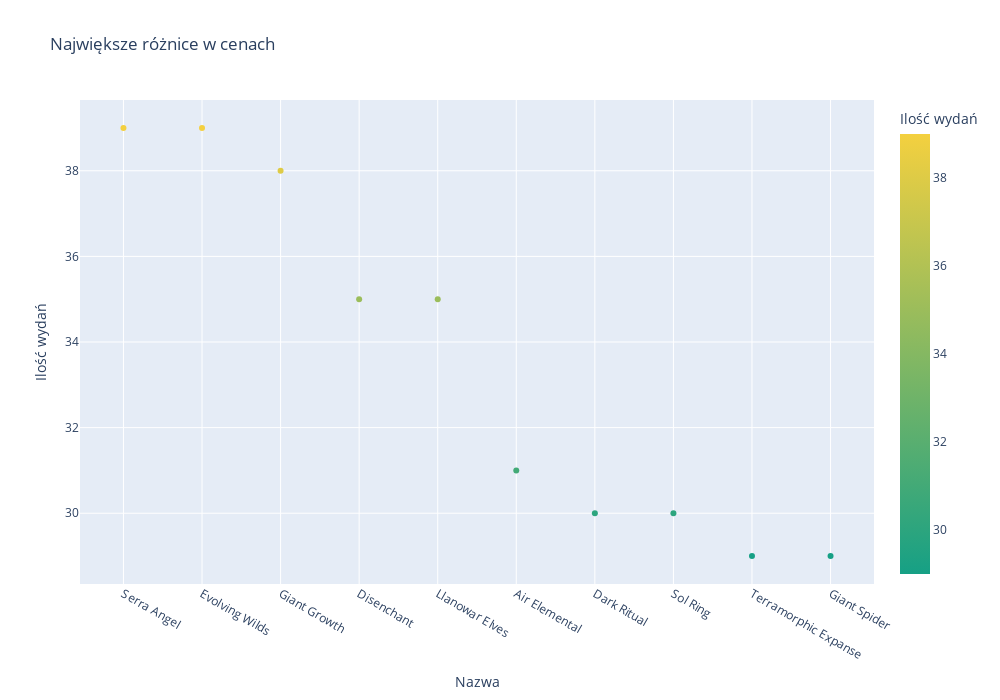

Write notebook code for a chart like this one.
### Markdown cell above
### Karty posiadające największą ilość wydań

### Code cell
df_cardExs = df.copy()
df_cardExs = df_cardExs[df_cardExs['rarity']!='Land']
df_cardExs = df_cardExs[df_cardExs['rarity']!='Special']
df_cardExs = df_cardExs[df_cardExs['rarity']!='Token']
#df_cardExs[df_cardExs['name']=='Forest (V.2)']
df_cardExs = df_cardExs.groupby('name')['expansion'].size()
df_cardExs = df_cardExs.sort_values(ascending=False)
df_cardExs = df_cardExs.head(10)
df_cardExs = df_cardExs.to_frame()
fig = px.scatter(df_cardExs, y='expansion', width=1000, height=700, title="Największe różnice w cenach", color="expansion", color_continuous_scale=colorGradient, labels={
                     "expansion": "Ilość wydań",
                     "name": "Nazwa"
                 })
fig.show()

### Figure 1 — Plotly figure (JSON) as saved in the notebook; plotly's stock layout.template omitted (floating-point values rounded to 4 significant figures)
{"data": [{"hovertemplate": "Nazwa=%{x}<br>Ilość wydań=%{marker.color}<extra></extra>", "legendgroup": "", "marker": {"color": [39, 39, 38, 35, 35, 31, 30, 30, 29, 29], "coloraxis": "coloraxis", "symbol": "circle"}, "mode": "markers", "name": "", "orientation": "v", "showlegend": false, "type": "scatter", "x": ["Serra Angel", "Evolving Wilds", "Giant Growth", "Disenchant", "Llanowar Elves", "Air Elemental", "Dark Ritual", "Sol Ring", "Terramorphic Expanse", "Giant Spider"], "xaxis": "x", "y": [39, 39, 38, 35, 35, 31, 30, 30, 29, 29], "yaxis": "y"}], "layout": {"coloraxis": {"colorbar": {"title": {"text": "Ilość wydań"}}, "colorscale": [[0, "#16A085"], [1, "#F4D03F"]]}, "height": 700, "legend": {"tracegroupgap": 0}, "title": {"text": "Największe różnice w cenach"}, "width": 1000, "xaxis": {"anchor": "y", "autorange": true, "domain": [0, 1], "range": [-0.5534, 9.553], "title": {"text": "Nazwa"}, "type": "category"}, "yaxis": {"anchor": "x", "autorange": true, "domain": [0, 1], "range": [28.35, 39.65], "title": {"text": "Ilość wydań"}, "type": "linear"}}}
